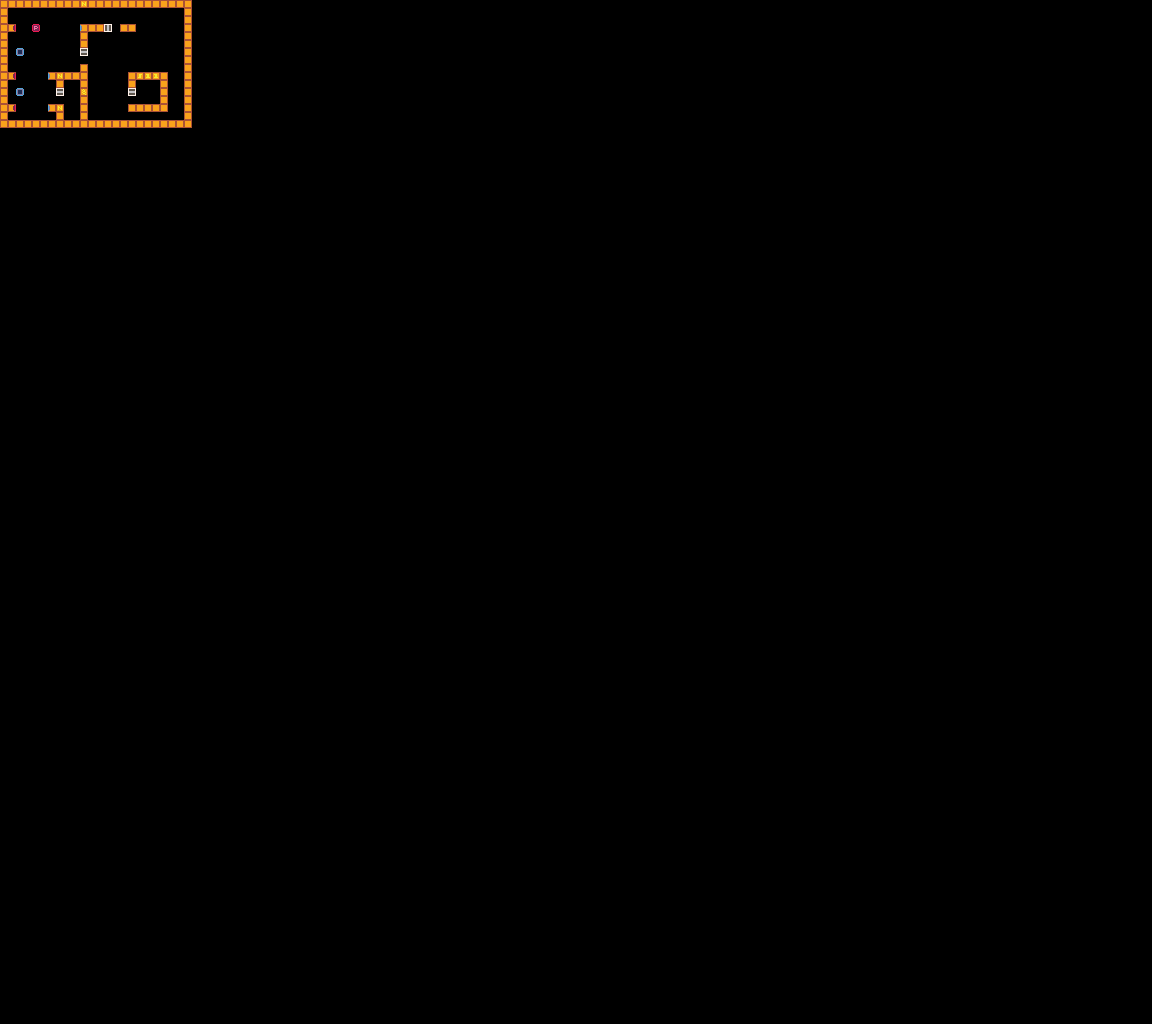

Below is a game level as drawn by its tile map, then a one-line description and the .tmx that defines it (tile-layer data replaced by summaries):
An orthogonal 144x128 tile map with 8x8 px tiles, 1 tile layer (Tile Layer 1) and 12 objects.

<map version="1.0" tiledversion="1.0.2" orientation="orthogonal" renderorder="left-up" width="144" height="128" tilewidth="8" tileheight="8" nextobjectid="32">
 <tileset firstgid="1" source="tileset.tsx" />
 <layer name="Tile Layer 1" width="144" height="128">
  <data>[18432 cells, 122 non-empty, 11 distinct tile ids]</data>
 </layer>
 <objectgroup name="Wires">
  <object id="19" x="82.3333" y="28.3333">
   <polyline points="0,0 0,-24.6667" />
  </object>
  <object id="20" x="85.3333" y="2.66667">
   <polyline points="0,0 21.6667,24" />
  </object>
  <object id="22" x="84.5455" y="28.7273">
   <polyline points="0,0 0.363636,23.8182" />
  </object>
  <object id="23" x="139.375" y="75.625">
   <polyline points="0,0 9.125,0.75" />
  </object>
  <object id="24" x="149.75" y="77.875">
   <polyline points="0,0 5.75,-0.5" />
  </object>
  <object id="25" x="156" y="74.75">
   <polyline points="0,0 -7.25,0" />
  </object>
  <object id="26" x="146.375" y="78.125">
   <polyline points="0,0 -13,13.25" />
  </object>
  <object id="27" x="53.2727" y="75.0909">
   <polyline points="0,0 5.45455,-0.181818" />
  </object>
  <object id="28" x="53.8182" y="106.182">
   <polyline points="0,0 5.09091,0.181818" />
  </object>
  <object id="29" x="61.8182" y="75.4545">
   <polyline points="0,0 21.4545,16" />
  </object>
  <object id="30" x="61.0909" y="108.909">
   <polyline points="0,0 21.8182,-15.0909" />
  </object>
  <object id="31" x="85.2727" y="92.5455">
   <polyline points="0,0 -24,-0.363636" />
  </object>
 </objectgroup>
</map>
